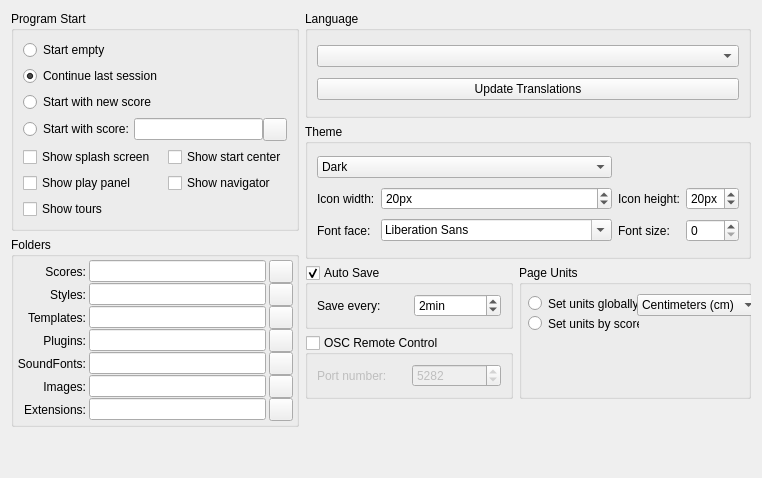
     <widget class="QWidget" name="tabGeneral">
      <property name="accessibleName">
       <string>General tab</string>
      </property>
      <attribute name="title">
       <string>General</string>
      </attribute>
      <layout class="QGridLayout" name="gridLayout_2">
       <item row="0" column="0" rowspan="2">
        <widget class="QGroupBox" name="groupBox_5">
         <property name="title">
          <string>Program Start</string>
         </property>
         <layout class="QGridLayout" name="gridLayout">
          <item row="0" column="0">
           <widget class="QRadioButton" name="emptySession">
            <property name="text">
             <string>Start empty</string>
            </property>
           </widget>
          </item>
          <item row="4" column="1">
           <widget class="QCheckBox" name="showStartcenter">
            <property name="text">
             <string>Show start center</string>
            </property>
           </widget>
          </item>
          <item row="1" column="0">
           <widget class="QRadioButton" name="lastSession">
            <property name="text">
             <string>Continue last session</string>
            </property>
            <property name="checked">
             <bool>true</bool>
            </property>
           </widget>
          </item>
          <item row="3" column="0" colspan="2">
           <layout class="QHBoxLayout" name="horizontalLayout_2">
            <property name="spacing">
             <number>0</number>
            </property>
            <property name="sizeConstraint">
             <enum>QLayout::SetFixedSize</enum>
            </property>
            <item>
             <widget class="QRadioButton" name="scoreSession">
              <property name="text">
               <string>Start with score:</string>
              </property>
             </widget>
            </item>
            <item>
             <widget class="QLineEdit" name="sessionScore">
              <property name="accessibleName">
               <string>Start with score</string>
              </property>
              <property name="accessibleDescription">
               <string>Insert path to starting score</string>
              </property>
             </widget>
            </item>
            <item>
             <widget class="QToolButton" name="startWithButton">
              <property name="focusPolicy">
               <enum>Qt::StrongFocus</enum>
              </property>
              <property name="accessibleName">
               <string>Choose starting score</string>
              </property>
              <property name="accessibleDescription">
               <string>Opens a file dialog for selecting the starting score</string>
              </property>
              <property name="text">
               <string notr="true"/>
              </property>
              <property name="icon">
               <iconset resource="musescore.qrc">
                <normaloff>:/data/icons/document-open.svg</normaloff>:/data/icons/document-open.svg</iconset>
              </property>
             </widget>
            </item>
           </layout>
          </item>
          <item row="4" column="0">
           <widget class="QCheckBox" name="showSplashScreen">
            <property name="text">
             <string>Show splash screen</string>
            </property>
           </widget>
          </item>
          <item row="2" column="0">
           <widget class="QRadioButton" name="newSession">
            <property name="text">
             <string>Start with new score</string>
            </property>
           </widget>
          </item>
          <item row="5" column="0">
           <widget class="QCheckBox" name="playPanelShow">
            <property name="text">
             <string>Show play panel</string>
            </property>
           </widget>
          </item>
          <item row="5" column="1">
           <widget class="QCheckBox" name="navigatorShow">
            <property name="text">
             <string>Show navigator</string>
            </property>
           </widget>
          </item>
          <item row="6" column="0">
           <widget class="QCheckBox" name="showTours">
            <property name="text">
             <string>Show tours</string>
            </property>
           </widget>
          </item>
         </layout>
        </widget>
       </item>
       <item row="0" column="1">
        <widget class="QGroupBox" name="groupBox_10">
         <property name="title">
          <string>Language</string>
         </property>
         <property name="checkable">
          <bool>false</bool>
         </property>
         <layout class="QVBoxLayout" name="verticalLayout">
          <item>
           <widget class="QComboBox" name="language">
            <property name="accessibleName">
             <string>Select language</string>
            </property>
            <property name="accessibleDescription">
             <string>Select the language of the user interface</string>
            </property>
           </widget>
          </item>
          <item>
           <widget class="QPushButton" name="updateTranslation">
            <property name="text">
             <string>Update Translations</string>
            </property>
           </widget>
          </item>
         </layout>
        </widget>
       </item>
       <item row="2" column="0" rowspan="3">
        <widget class="QGroupBox" name="groupBox_6">
         <property name="title">
          <string>Folders</string>
         </property>
         <layout class="QGridLayout">
          <property name="leftMargin">
           <number>3</number>
          </property>
          <property name="topMargin">
           <number>3</number>
          </property>
          <property name="rightMargin">
           <number>3</number>
          </property>
          <property name="bottomMargin">
           <number>3</number>
          </property>
          <property name="horizontalSpacing">
           <number>3</number>
          </property>
          <property name="verticalSpacing">
           <number>0</number>
          </property>
          <item row="0" column="1">
           <widget class="QLineEdit" name="myScores">
            <property name="accessibleName">
             <string>Score folder</string>
            </property>
            <property name="accessibleDescription">
             <string>Insert path to score folder.</string>
            </property>
           </widget>
          </item>
          <item row="5" column="0">
           <widget class="QLabel" name="label_9">
            <property name="text">
             <string>Images:</string>
            </property>
            <property name="alignment">
             <set>Qt::AlignRight|Qt::AlignTrailing|Qt::AlignVCenter</set>
            </property>
           </widget>
          </item>
          <item row="6" column="0">
           <widget class="QLabel" name="label_extensions">
            <property name="text">
             <string>Extensions:</string>
            </property>
            <property name="alignment">
             <set>Qt::AlignRight|Qt::AlignTrailing|Qt::AlignVCenter</set>
            </property>
           </widget>
          </item>
          <item row="0" column="0">
           <widget class="QLabel" name="label_86">
            <property name="text">
             <string>Scores:</string>
            </property>
            <property name="alignment">
             <set>Qt::AlignRight|Qt::AlignTrailing|Qt::AlignVCenter</set>
            </property>
           </widget>
          </item>
          <item row="1" column="0">
           <widget class="QLabel" name="label_88">
            <property name="text">
             <string>Styles:</string>
            </property>
            <property name="alignment">
             <set>Qt::AlignRight|Qt::AlignTrailing|Qt::AlignVCenter</set>
            </property>
           </widget>
          </item>
          <item row="1" column="1">
           <widget class="QLineEdit" name="myStyles">
            <property name="accessibleName">
             <string>Style folder</string>
            </property>
            <property name="accessibleDescription">
             <string>Insert path for style folder</string>
            </property>
           </widget>
          </item>
          <item row="2" column="0">
           <widget class="QLabel" name="label_2">
            <property name="text">
             <string>Templates:</string>
            </property>
            <property name="alignment">
             <set>Qt::AlignRight|Qt::AlignTrailing|Qt::AlignVCenter</set>
            </property>
           </widget>
          </item>
          <item row="0" column="2">
           <widget class="QToolButton" name="myScoresButton">
            <property name="focusPolicy">
             <enum>Qt::StrongFocus</enum>
            </property>
            <property name="accessibleName">
             <string>Choose score folder</string>
            </property>
            <property name="accessibleDescription">
             <string>Opens a folder dialog for selecting the score folder</string>
            </property>
            <property name="text">
             <string notr="true"/>
            </property>
            <property name="icon">
             <iconset resource="musescore.qrc">
              <normaloff>:/data/icons/document-open.svg</normaloff>:/data/icons/document-open.svg</iconset>
            </property>
           </widget>
          </item>
          <item row="1" column="2">
           <widget class="QToolButton" name="myStylesButton">
            <property name="focusPolicy">
             <enum>Qt::StrongFocus</enum>
            </property>
            <property name="accessibleName">
             <string>Choose style folder</string>
            </property>
            <property name="accessibleDescription">
             <string>Opens a folder dialog for selecting the style folder</string>
            </property>
            <property name="text">
             <string notr="true"/>
            </property>
            <property name="icon">
             <iconset resource="musescore.qrc">
              <normaloff>:/data/icons/document-open.svg</normaloff>:/data/icons/document-open.svg</iconset>
            </property>
           </widget>
          </item>
          <item row="3" column="0">
           <widget class="QLabel" name="label_89">
            <property name="text">
             <string>Plugins:</string>
            </property>
            <property name="alignment">
             <set>Qt::AlignRight|Qt::AlignTrailing|Qt::AlignVCenter</set>
            </property>
           </widget>
          </item>
          <item row="2" column="1">
           <widget class="QLineEdit" name="myTemplates">
            <property name="accessibleName">
             <string>Template folder</string>
            </property>
            <property name="accessibleDescription">
             <string>Insert path to Template folder</string>
            </property>
           </widget>
          </item>
          <item row="3" column="1">
           <widget class="QLineEdit" name="myPlugins">
            <property name="accessibleName">
             <string>Plugin folder</string>
            </property>
            <property name="accessibleDescription">
             <string>Insert path to plugin folder</string>
            </property>
           </widget>
          </item>
          <item row="4" column="1">
           <widget class="QLineEdit" name="mySoundfonts">
            <property name="accessibleName">
             <string>SoundFont folders</string>
            </property>
            <property name="accessibleDescription">
             <string>Insert path to SoundFont folders</string>
            </property>
           </widget>
          </item>
          <item row="3" column="2">
           <widget class="QToolButton" name="myPluginsButton">
            <property name="focusPolicy">
             <enum>Qt::StrongFocus</enum>
            </property>
            <property name="accessibleName">
             <string>Choose plugin folder</string>
            </property>
            <property name="accessibleDescription">
             <string>Opens a folder dialog for selecting the plugin folder</string>
            </property>
            <property name="text">
             <string notr="true"/>
            </property>
            <property name="icon">
             <iconset resource="musescore.qrc">
              <normaloff>:/data/icons/document-open.svg</normaloff>:/data/icons/document-open.svg</iconset>
            </property>
           </widget>
          </item>
          <item row="4" column="0">
           <widget class="QLabel" name="label_5">
            <property name="text">
             <string>SoundFonts:</string>
            </property>
            <property name="alignment">
             <set>Qt::AlignRight|Qt::AlignTrailing|Qt::AlignVCenter</set>
            </property>
           </widget>
          </item>
          <item row="5" column="1">
           <widget class="QLineEdit" name="myImages">
            <property name="accessibleName">
             <string>Image folder</string>
            </property>
            <property name="accessibleDescription">
             <string>Insert path to image folder</string>
            </property>
           </widget>
          </item>
          <item row="6" column="1">
           <widget class="QLineEdit" name="myExtensions">
            <property name="accessibleName">
             <string>Extensions folder</string>
            </property>
            <property name="accessibleDescription">
             <string>Insert path to extensions folder</string>
            </property>
           </widget>
          </item>
          <item row="2" column="2">
           <widget class="QToolButton" name="myTemplatesButton">
            <property name="focusPolicy">
             <enum>Qt::StrongFocus</enum>
            </property>
            <property name="accessibleName">
             <string>Choose template folder</string>
            </property>
            <property name="accessibleDescription">
             <string>Opens a folder dialog for selecting the template folder</string>
            </property>
            <property name="text">
             <string notr="true"/>
            </property>
            <property name="icon">
             <iconset resource="musescore.qrc">
              <normaloff>:/data/icons/document-open.svg</normaloff>:/data/icons/document-open.svg</iconset>
            </property>
           </widget>
          </item>
          <item row="5" column="2">
           <widget class="QToolButton" name="myImagesButton">
            <property name="focusPolicy">
             <enum>Qt::StrongFocus</enum>
            </property>
            <property name="accessibleName">
             <string>Image folder</string>
            </property>
            <property name="accessibleDescription">
             <string>Opens a folder dialog for selecting the image folder</string>
            </property>
            <property name="text">
             <string/>
            </property>
            <property name="icon">
             <iconset resource="musescore.qrc">
              <normaloff>:/data/icons/document-open.svg</normaloff>:/data/icons/document-open.svg</iconset>
            </property>
           </widget>
          </item>
          <item row="6" column="2">
           <widget class="QToolButton" name="myExtensionsButton">
            <property name="focusPolicy">
             <enum>Qt::StrongFocus</enum>
            </property>
            <property name="accessibleName">
             <string>Extensions folder</string>
            </property>
            <property name="accessibleDescription">
             <string>Opens a folder dialog for selecting the extensions folder</string>
            </property>
            <property name="text">
             <string notr="true"/>
            </property>
            <property name="icon">
             <iconset resource="musescore.qrc">
              <normaloff>:/data/icons/document-open.svg</normaloff>:/data/icons/document-open.svg</iconset>
            </property>
           </widget>
          </item>
          <item row="4" column="2">
           <widget class="QToolButton" name="mySoundfontsButton">
            <property name="focusPolicy">
             <enum>Qt::StrongFocus</enum>
            </property>
            <property name="accessibleName">
             <string>SoundFont folders</string>
            </property>
            <property name="accessibleDescription">
             <string>Opens a dialog for configuring the SoundFont folders</string>
            </property>
            <property name="text">
             <string notr="true"/>
            </property>
            <property name="icon">
             <iconset resource="musescore.qrc">
              <normaloff>:/data/icons/edit.svg</normaloff>:/data/icons/edit.svg</iconset>
            </property>
           </widget>
          </item>
         </layout>
        </widget>
       </item>
       <item row="1" column="1" rowspan="2">
        <widget class="QGroupBox" name="groupBox_12">
         <property name="title">
          <string>Theme</string>
         </property>
         <layout class="QGridLayout" name="gridLayout_9">
          <item row="1" column="1">
           <widget class="QSpinBox" name="iconWidth">
            <property name="accessibleName">
             <string>Icon Width</string>
            </property>
            <property name="suffix">
             <string extracomment="pixel">px</string>
            </property>
            <property name="minimum">
             <number>5</number>
            </property>
            <property name="value">
             <number>20</number>
            </property>
           </widget>
          </item>
          <item row="1" column="2">
           <widget class="QLabel" name="iconHeigthLabel">
            <property name="text">
             <string>Icon height:</string>
            </property>
           </widget>
          </item>
          <item row="1" column="0">
           <widget class="QLabel" name="iconWidthLabel">
            <property name="text">
             <string>Icon width:</string>
            </property>
           </widget>
          </item>
          <item row="1" column="3">
           <widget class="QSpinBox" name="iconHeight">
            <property name="accessibleName">
             <string>Icon Height</string>
            </property>
            <property name="suffix">
             <string extracomment="pixel">px</string>
            </property>
            <property name="minimum">
             <number>5</number>
            </property>
            <property name="value">
             <number>20</number>
            </property>
           </widget>
          </item>
          <item row="0" column="0" colspan="2">
           <widget class="QComboBox" name="styleName">
            <property name="accessibleName">
             <string>Select style</string>
            </property>
            <item>
             <property name="text">
              <string>Dark</string>
             </property>
            </item>
            <item>
             <property name="text">
              <string>Light</string>
             </property>
            </item>
           </widget>
          </item>
          <item row="2" column="3">
           <widget class="QSpinBox" name="fontSize"/>
          </item>
          <item row="2" column="1">
           <widget class="QFontComboBox" name="fontFamily"/>
          </item>
          <item row="2" column="0">
           <widget class="QLabel" name="fontFamilyLabel">
            <property name="text">
             <string>Font face:</string>
            </property>
           </widget>
          </item>
          <item row="2" column="2">
           <widget class="QLabel" name="fontSizeLabel">
            <property name="text">
             <string>Font size:</string>
            </property>
           </widget>
          </item>
         </layout>
        </widget>
       </item>
       <item row="5" column="0">
        <spacer name="verticalSpacer">
         <property name="orientation">
          <enum>Qt::Vertical</enum>
         </property>
         <property name="sizeHint" stdset="0">
          <size>
           <width>20</width>
           <height>40</height>
          </size>
         </property>
        </spacer>
       </item>
       <item row="3" column="1">
        <layout class="QHBoxLayout" name="horizontalLayout_7">
         <item>
          <layout class="QVBoxLayout" name="verticalLayout_2">
           <item>
            <widget class="QGroupBox" name="autoSave">
             <property name="title">
              <string>Auto Save</string>
             </property>
             <property name="checkable">
              <bool>true</bool>
             </property>
             <layout class="QHBoxLayout">
              <property name="spacing">
               <number>9</number>
              </property>
              <property name="leftMargin">
               <number>9</number>
              </property>
              <property name="topMargin">
               <number>9</number>
              </property>
              <property name="rightMargin">
               <number>9</number>
              </property>
              <property name="bottomMargin">
               <number>9</number>
              </property>
              <item>
               <widget class="QLabel" name="label_25">
                <property name="text">
                 <string>Save every:</string>
                </property>
               </widget>
              </item>
              <item>
               <widget class="QSpinBox" name="autoSaveTime">
                <property name="accessibleName">
                 <string>Select delay (in minutes) between auto saves</string>
                </property>
                <property name="suffix">
                 <string extracomment="minutes">min</string>
                </property>
                <property name="minimum">
                 <number>1</number>
                </property>
                <property name="value">
                 <number>2</number>
                </property>
               </widget>
              </item>
             </layout>
            </widget>
           </item>
           <item>
            <widget class="QGroupBox" name="oscServer">
             <property name="title">
              <string>OSC Remote Control</string>
             </property>
             <property name="checkable">
              <bool>true</bool>
             </property>
             <property name="checked">
              <bool>false</bool>
             </property>
             <layout class="QHBoxLayout" name="horizontalLayout_9">
              <item>
               <widget class="QLabel" name="label">
                <property name="text">
                 <string extracomment="The UDP port number on which the MuseScore OSC server will listen on">Port number:</string>
                </property>
               </widget>
              </item>
              <item>
               <widget class="QSpinBox" name="oscPort">
                <property name="accessibleName">
                 <string>Port number</string>
                </property>
                <property name="minimum">
                 <number>1</number>
                </property>
                <property name="maximum">
                 <number>65535</number>
                </property>
                <property name="value">
                 <number>5282</number>
                </property>
               </widget>
              </item>
             </layout>
            </widget>
           </item>
          </layout>
         </item>
         <item>
          <widget class="QGroupBox" name="pageUnits">
           <property name="minimumSize">
            <size>
             <width>232</width>
             <height>80</height>
            </size>
           </property>
           <property name="title">
            <string>Page Units</string>
           </property>
           <widget class="QRadioButton" name="unitsGlobal">
            <property name="geometry">
             <rect>
              <x>9</x>
              <y>30</y>
              <width>111</width>
              <height>17</height>
             </rect>
            </property>
            <property name="text">
             <string>Set units globally:</string>
            </property>
           </widget>
           <widget class="QRadioButton" name="untsByScore">
            <property name="geometry">
             <rect>
              <x>9</x>
              <y>50</y>
              <width>111</width>
              <height>17</height>
             </rect>
            </property>
            <property name="text">
             <string>Set units by score</string>
            </property>
           </widget>
           <widget class="QComboBox" name="unitsList">
            <property name="geometry">
             <rect>
              <x>118</x>
              <y>29</y>
              <width>108</width>
              <height>20</height>
             </rect>
            </property>
            <property name="sizeAdjustPolicy">
             <enum>QComboBox::AdjustToContents</enum>
            </property>
            <item>
             <property name="text">
              <string>Centimeters (cm)</string>
             </property>
            </item>
            <item>
             <property name="text">
              <string>Inches (in)</string>
             </property>
            </item>
           </widget>
          </widget>
         </item>
        </layout>
       </item>
      </layout>
     </widget>
